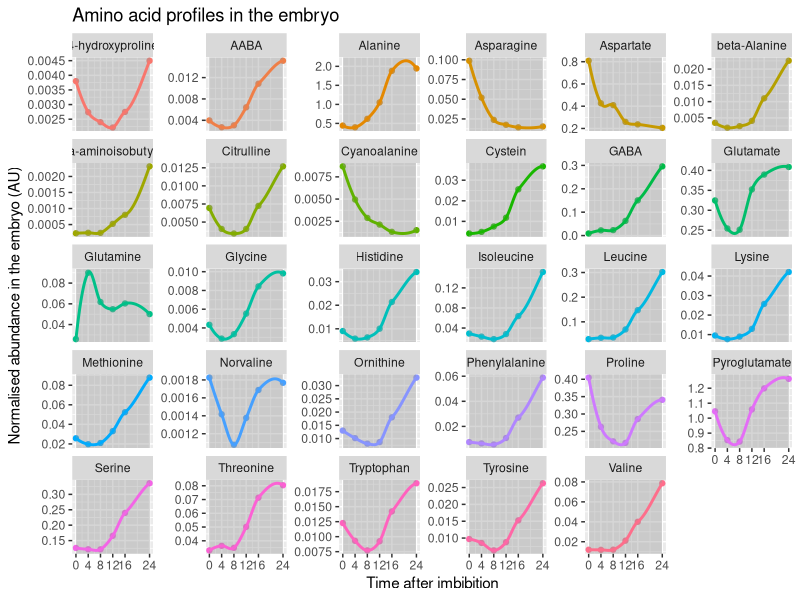
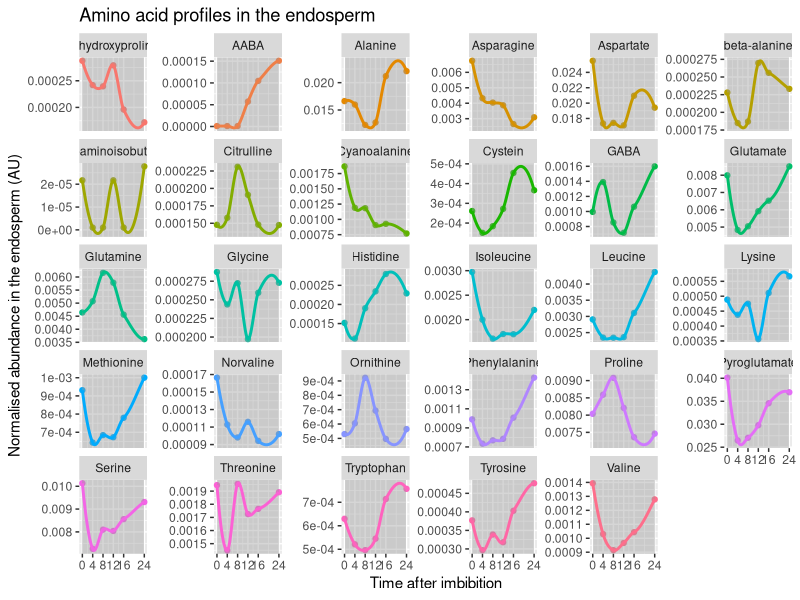
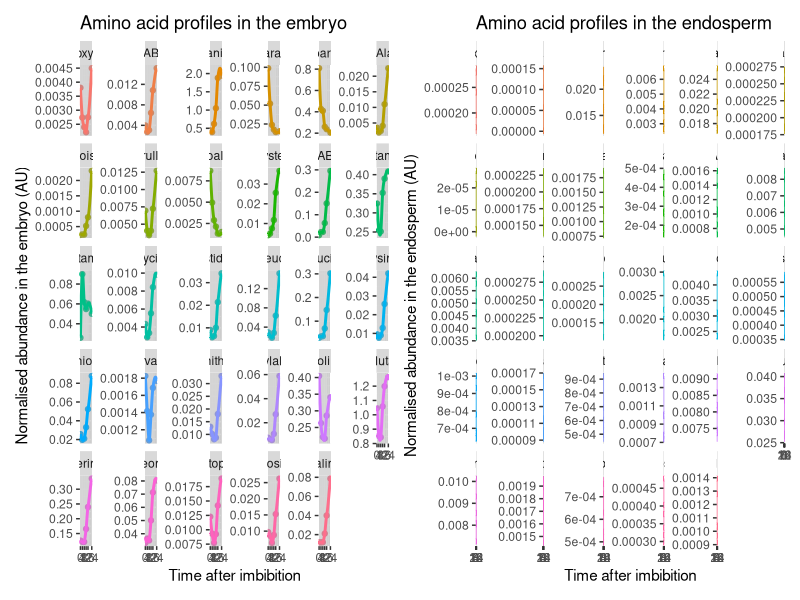
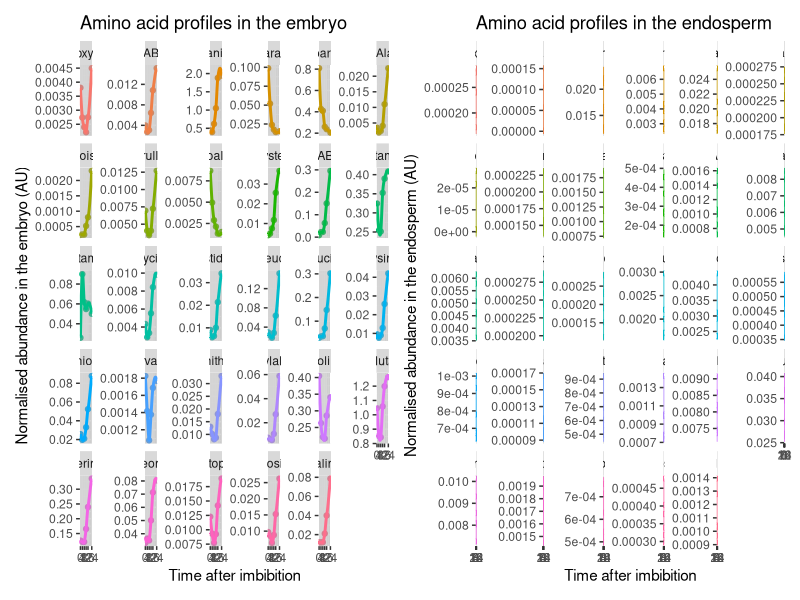
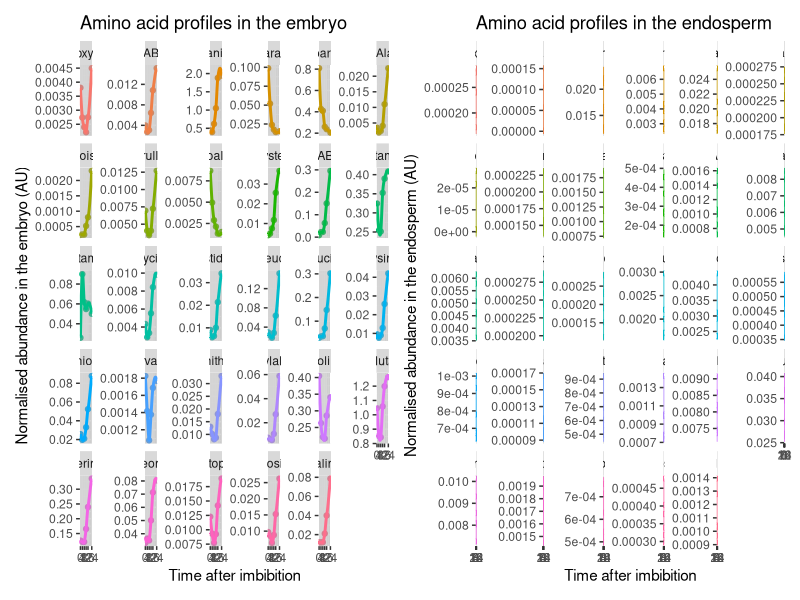

Source code (R) for these figures, in order:
library("tidyverse")
library("patchwork")

############
# Embryo AA
############

emb <- read.csv("00_data/embryo_metabolome.csv", stringsAsFactors = F, check.names = F) %>% 
  filter(class == "Amino Acid") %>% 
  select(- class) %>% 
  pivot_longer(- compound, names_to = "sample", values_to = "abundance") %>% 
  separate(col = sample, into = c("time","rep")) %>% 
  mutate(time = gsub(pattern = "E",replacement = "", x = time)) %>% 
  mutate(time = as.numeric(time)) %>% 
  group_by(compound, time) %>% 
  summarise(median_abundance = median(abundance)) %>% 
  ungroup() 
head(emb)  

p_emb <- ggplot(emb, aes(x = time, y = median_abundance, color = compound)) +
  geom_point() +
  geom_smooth() +
  facet_wrap(~ compound, scales = "free_y") +
  theme(legend.position = "none") +
  scale_x_continuous(breaks = c(0,4,8,12,16,24)) +
  ggtitle("Amino acid profiles in the embryo") +
  labs(x = "Time after imbibition", y = "Normalised abundance in the embryo (AU)")
p_emb

############
# Endosperm AA
############
endo <- read.csv("00_data/endosperm_metabolome_germination.csv", stringsAsFactors = F, check.names = F) %>% 
  filter(class == "Amino Acid") %>% 
  select(- class) %>% 
  pivot_longer(- compound, names_to = "sample", values_to = "abundance") %>% 
  separate(col = sample, into = c("time","rep")) %>% 
  mutate(time = gsub(pattern = "A",replacement = "", x = time)) %>% 
  mutate(time = as.numeric(time)) %>% 
  group_by(compound, time) %>% 
  summarise(median_abundance = median(abundance)) %>% 
  ungroup() 
head(endo)  

p_endo <- 
  ggplot(endo, aes(x = time, y = median_abundance, color = compound)) +
  geom_point() +
  geom_smooth() +
  facet_wrap(~ compound, scales = "free_y") +
  theme(legend.position = "none") +
  scale_x_continuous(breaks = c(0,4,8,12,16,24)) + 
  ggtitle("Amino acid profiles in the endosperm") +
  labs(x = "Time after imbibition", y = "Normalised abundance in the endosperm (AU)")
p_endo

############
# Save plots
############
p_emb + p_endo
ggsave(filename = "05_amino_acids_profiles/aa_profiles.pdf", width = 20, height = 7)
ggsave(filename = "05_amino_acids_profiles/aa_profiles.png", width = 20, height = 7)
